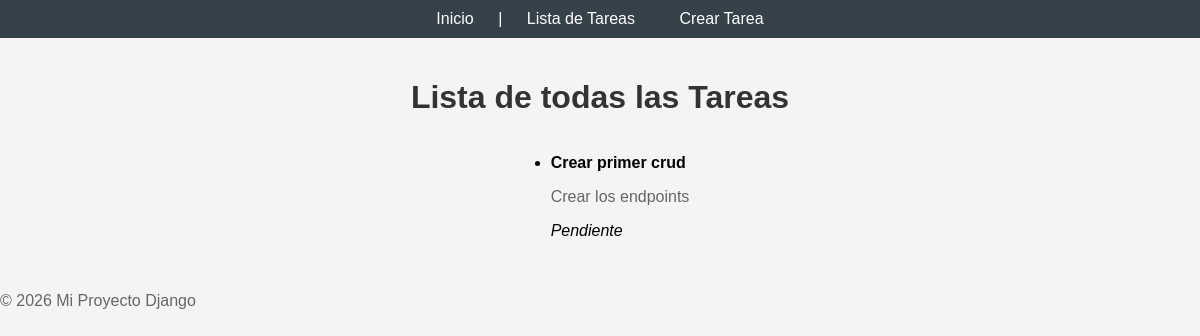
/tasks/list/, run on an earlier commit of the app's database.
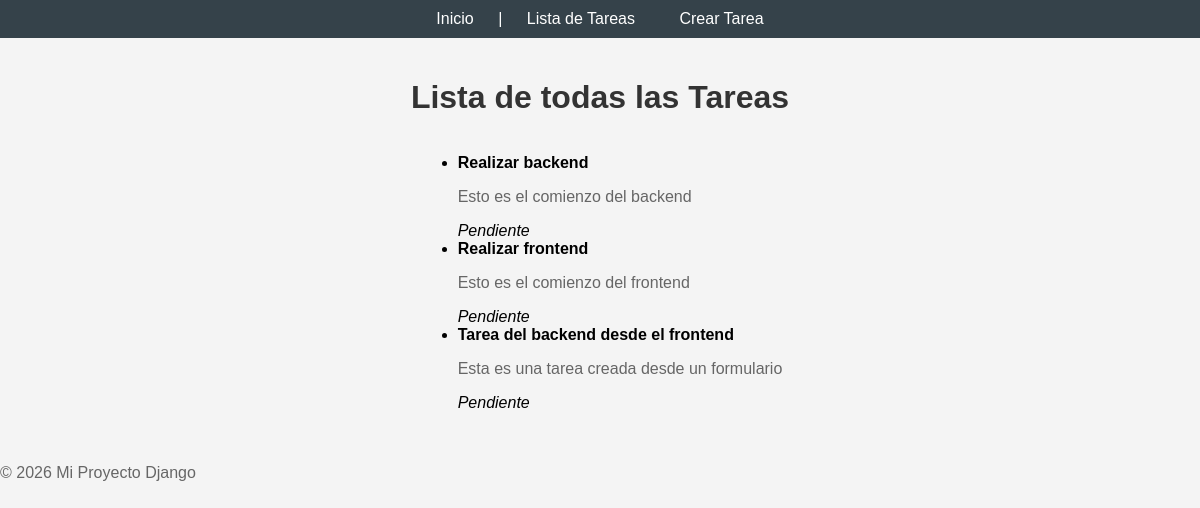
And on a later commit of the database.
### tasks/models.py (models this page shows, shortened)
class Task(models.Model):
   title = models.CharField(max_length=200)
   description = models.TextField(blank=True, null=True)
   completed = models.BooleanField(default=False)
   created_at = models.DateTimeField(auto_now_add=True)

### tasks/views.py (the view)
# urls.py: path('list/', views.task_list, name='task_list'),
def task_list(request):
  all_task = Task.objects.all()
  context = {
    'tasks': all_task,
    'page_title': 'Lista de todas las Tareas',
  }
  return render(request, 'tasks/task_list.html', context)

### templates/tasks/task_list.html (shortened to what this page needs)
{% extends 'base.html' %}
{% block content %}
  <h1>{{ page_title }}</h1>
  {% if tasks %}
    <ul>
      {% for task in tasks %}
        <li>
          <strong>{{ task.title }}</strong>
          <p>{{ task.description }}</p>
          {% if task.completed %}
            <em>Completada</em>
          {% else %}
            <em>Pendiente</em>
          {% endif %}
        </li>
      {% endfor %}
    </ul>
  {% else %}
    <p>No hay tareas</p>
  {% endif %}
{% endblock %}

### templates/base.html (shortened to what this page needs)
{% load static %}
<!DOCTYPE html>
<html lang="en">
<head>
  <link rel="stylesheet" href="{% static 'css/styles.css' %}">
</head>
<body>
 <nav>
    <a href="{% url 'home' %}">Inicio</a> |
    <a href="{% url 'task_list' %}">Lista de Tareas</a>
    <a href="{% url 'create_task' %}">Crear Tarea</a>
 </nav>
 <main>
    {% block content %}
    {% endblock %}
 </main>
 <footer>
    <p>© 2026 Mi Proyecto Django</p>
 </footer>
</body>
</html>

### static/css/styles.css (style rules this page uses)
body { font-family: Arial, sans-serif; background-color: #f4f4f4; margin: 0; padding: 0; }
nav { background-color: #35424a; color: #ffffff; padding: 10px 0; text-align: center; }
nav a { color: #ffffff; text-decoration: none; margin: 0 20px; }
main { padding: 20px; justify-content: center; align-items: center; display: flex; flex-direction: column; }
h1 { color: #333333; }
p { color: #666666; }

What changed in the data, as far as the page shows it:
removed Task: title "Crear primer crud", description "Crear los endpoints", completed "Pendiente"
added Task: title "Realizar backend", description "Esto es el comienzo del backend", completed "Pendiente"
added Task: title "Realizar frontend", description "Esto es el comienzo del frontend", completed "Pendiente"
added Task: title "Tarea del backend desde el frontend", description "Esta es una tarea creada desde un formulario", completed "Pendiente"
